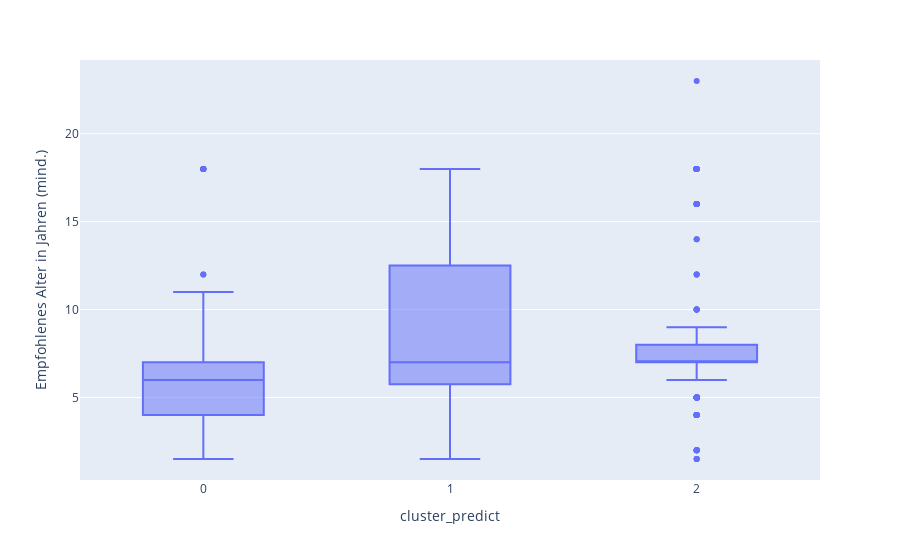

Notebook code cell kept with this figure:
### Code cell
my_boxplot_fct(df_pred, "Empfohlenes Alter in Jahren (mind.)")

### Figure 1 — Plotly figure (JSON) as saved in the notebook; plotly's stock layout.template omitted (floating-point values rounded to 4 significant figures; data arrays with more than 128 entries replaced by an {"elided": "..."} marker saying what was removed)
{"data": [{"alignmentgroup": "True", "hovertemplate": "cluster_predict=%{x}<br>Empfohlenes Alter in Jahren (mind.)=%{y}<extra></extra>", "legendgroup": "", "marker": {"color": "#636efa"}, "name": "", "notched": false, "offsetgroup": "", "orientation": "v", "showlegend": false, "type": "box", "x": {"elided": "890 int values"}, "x0": " ", "xaxis": "x", "y": {"elided": "890 float values"}, "y0": " ", "yaxis": "y"}], "layout": {"boxmode": "group", "legend": {"tracegroupgap": 0}, "margin": {"t": 60}, "xaxis": {"anchor": "y", "domain": [0, 1], "title": {"text": "cluster_predict"}}, "yaxis": {"anchor": "x", "domain": [0, 1], "title": {"text": "Empfohlenes Alter in Jahren (mind.)"}}}}
